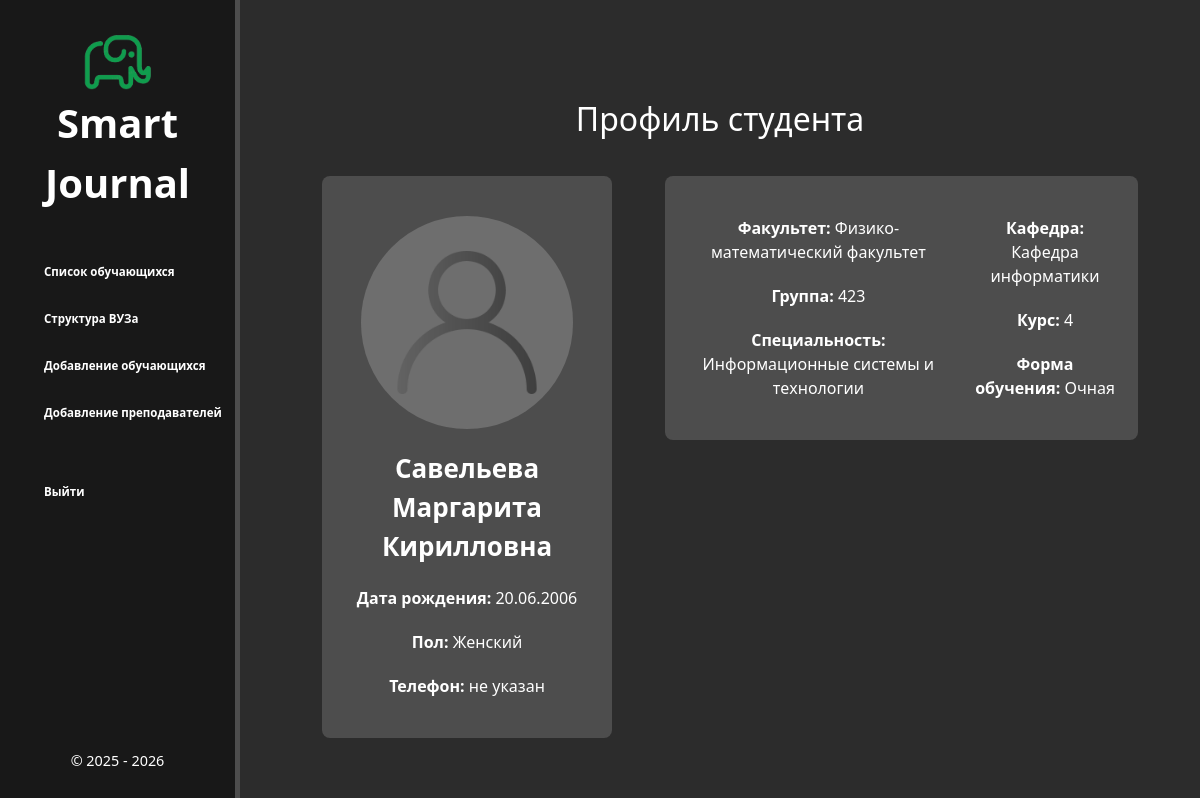
Screenshot of /database/8 with the database file from the repository.
### database/models.py (models this page shows, shortened)
class Students(models.Model):
    GENDER_CHOICES = [
        ('Мужской', 'Мужской'),
        ('Женский', 'Женский'),
    ]
    last_name = models.CharField('Фамилия', max_length=50)
    first_name = models.CharField('Имя', max_length=25)
    father_name = models.CharField('Отчество', max_length=50, blank=True)
    birth_date = models.DateField('Дата рождения')
    gender = models.CharField('Пол', max_length=10, choices=GENDER_CHOICES)
    phone_number = models.CharField('Телефон', max_length=20, blank=True)
    group = models.ForeignKey(Groups, on_delete=models.CASCADE, verbose_name='Группа')
    role = models.CharField('Роль', max_length=20, default='Студент', editable=False, blank=False, null=False)
    user_id = models.OneToOneField(User, on_delete=models.CASCADE, null=True) # Связь с USER
    photo = models.ImageField('Фотография', upload_to='photos', blank=True)
    def get_photo_url(self):
        if self.photo:
            return self.photo.url
        return '/static/database/img/user_photo (1).png'
    class Meta:
        verbose_name = 'Студент'
        verbose_name_plural = 'Студенты'

class Groups(models.Model):
    number = models.CharField('Номер группы', max_length=10)
    year_of_admission = models.IntegerField('Год поступления')
    specialty_name = models.ForeignKey(Specialties, on_delete=models.CASCADE, verbose_name='Специальность')
    def __str__(self):
        return self.number
    class Meta:
        verbose_name = 'Группа'
        verbose_name_plural = 'Группы'

class Specialties(models.Model):
    FORM_OF_EDUCATION_CHOICES = [
        ('Очная', 'Очная'),
        ('Заочная', 'Заочная'),
        ('Очно-заочная','Очно-заочная'),
    ]
    PERIOD_OF_STUDY_CHOICES = [
        ('3 года 10 месяцев', '3 года 10 месяцев'),
        ('4 года 10 месяцев', '4 года 10 месяцев'),
    ]
    number = models.CharField('Номер специальности', max_length= 10)
    name = models.CharField('Специальность', max_length=100)
    form_of_education = models.CharField('Форма обучения', max_length=15, choices=FORM_OF_EDUCATION_CHOICES)
    period_of_study = models.CharField('Срок обучения', max_length=50, choices=PERIOD_OF_STUDY_CHOICES)
    department_name = models.ForeignKey(Departments, on_delete=models.CASCADE, verbose_name='Кафедра')
    class Meta:
        verbose_name = 'Специальность'
        verbose_name_plural = 'Специальности'

class Departments(models.Model):
    name = models.CharField('Кафедра', max_length=100)
    faculty_name = models.ForeignKey(Faculties, on_delete=models.CASCADE, related_name='departments', verbose_name='Факультет')
    class Meta:
        verbose_name = 'Кафедра'
        verbose_name_plural = 'Кафедры'

class Faculties(models.Model):
    name = models.CharField('Факультет', max_length=100)
    class Meta:
        verbose_name = 'Факультет'
        verbose_name_plural = 'Факультеты'

### database/views.py (the view)
# urls.py: path('<int:pk>', views.StudentsDetailView.as_view(), name='students-detail'),
class StudentsDetailView(DetailView):
    model = Students
    template_name = 'database/details_view.html'
    context_object_name = 'student'
    def get_context_data(self, **kwargs):
        context = super().get_context_data(**kwargs)
        student = self.object
        current_year = datetime.now().year
        current_month = datetime.now().month
        current_semester = 1 if current_month < 7 else 2
        total_semesters = (current_year - student.group.year_of_admission) * 2 + current_semester
        course = total_semesters // 2
        context['course'] = course
        return context

### database/templates/database/details_view.html (shortened to what this page needs)
{% extends 'database/layout.html' %}
{% load static %}
{% block content %}
    <div class="features">
        <h2>Профиль студента</h2>
        <div class="container-info">
        <div class="profile-info">
            <div class="left">
                <div class="left-info">
                    <img src="{{ student.get_photo_url }}" alt="Фото профиля" class="profile-picture">
                    <p class="name"> <strong>{{ student.last_name }} {{ student.first_name }}
                        {{ student.father_name }}</strong></p>
                    <p><strong>Дата рождения:</strong> {{ student.birth_date|date:"d.m.Y" }}</p>
                    <p><strong>Пол:</strong> {{ student.gender }}</p>
                    <p><strong>Телефон:</strong> {{ student.phone_number|default:"не указан" }}</p>
                </div>
            </div>
            <div class="right">
                <div class="right-top">
                    <div class="column-left">
                        <p><strong>Факультет:</strong> {{ student.group.specialty_name.department_name.faculty_name.name }}</p>
                        <p><strong>Группа:</strong> {{ student.group }}</p>
                        <p><strong>Специальность:</strong> {{ student.group.specialty_name.name }}</p>
                    </div>
                    <div class="column-right">
                        <p><strong>Кафедра:</strong> {{ student.group.specialty_name.department_name.name }}</p>
                        <p><strong>Курс:</strong> {{ course }}</p>
                        <p><strong>Форма обучения:</strong> {{ student.group.specialty_name.form_of_education }}</p>
                    </div>
                </div>
                <br>
            </div>
        </div>
    </div>
    </div>
{% endblock %}

### database/static/database/css/main.css (style rules this page uses)
body { background: #2c2c2c; }
.features { display: flex; flex-direction: column; align-items: center; float: left; color: #fff; margin-top: 100px; text-align: center; width: 80%; margin-left: 20%; flex-wrap: wrap; }
main .features p { max-width: 700px; margin: 20px auto }
.container-info { max-width: 1000px; margin: 20px auto; }
@media (max-width: 1400px) { .container-info { width: 85%; margin-top: 20px; } }
@media (min-width: 1000px) { .left { width: fit-content; width: 38%; } }
@media (min-width: 1000px) { .right { width: 58%; } }
@media (min-width: 1000px) { .column-left { width: 64%; padding-right: 10px; } }
@media (min-width: 1000px) { .column-right { width: 36%; padding-left: 10px; } }
h2 { text-align: center; }
.profile-info { margin-bottom: 20px; display: flex; justify-content: space-between; }
.profile-info p { margin: 5px 0; }
.name { font-size:26px; }
.left-info { background-color: #4d4d4d; padding: 20px; border-radius: 8px; margin: 10px; }
.right-top { width: 100%; background-color: #4d4d4d; padding: 20px; border-radius: 8px; margin: 10px; display: flex; justify-content: space-between; align-items: flex-start; height: fit-content; }
.profile-picture { width: 85%; aspect-ratio: 1 / 1; border-radius: 50%; background-color: #6e6e6e; margin: 20px auto 0 auto; border: 0px solid #181818; }

### rows the page displays
Students: last_name "Савельева", first_name "Маргарита", father_name "Кирилловна", birth_date "20.06.2006", gender "Женский", phone_number "не указан", group.specialty_name.department_name.faculty_name.name "Физико-математический факультет", group "423", group.specialty_name.name "Информационные системы и технологии", group.specialty_name.department_name.name "Кафедра информатики", group.specialty_name.form_of_education "Очная"
